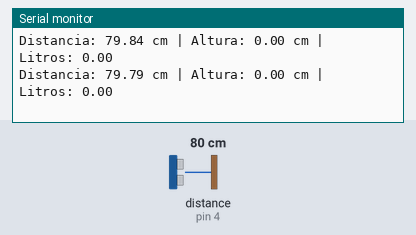
This sketch was run on a simulated Arduino Uno, built with avr-gcc and run on an emulated ATmega328P. Parts: the last lines printed to the serial monitor. Wiring (inferred from the names in the program): ultrasonic range finder: trigger pin 14; echo pin 4. The test bench sets the inputs (shaded band); at power-on: distance to the obstacle (sensor on pin 4) 80 cm. The echo pulse lasts 58.3 µs per cm.

Above: at 1.3 s.
1.4 s: distance to the obstacle (sensor on pin 4) set to 2 cm
At 1.9 s:
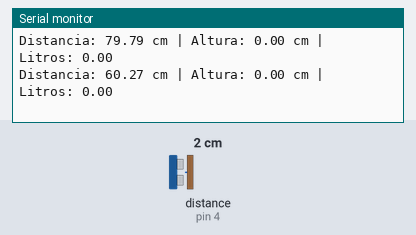
2.9 s: distance to the obstacle (sensor on pin 4) set to 4 cm
At 3.4 s:
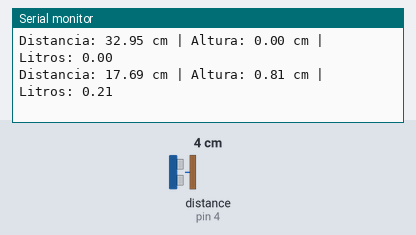
Timing chart, 0 to 5.9 s (numbered marks = the images above; inputs shaded):
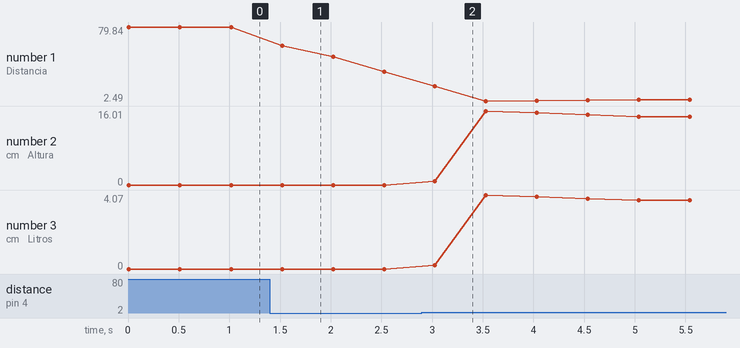

The sketch:

12.Ultrassonico_com_DivTensao.ino
```cpp
// ===== CONFIGURAÇÕES E VARIÁVEIS DO ULTRASSÔNICO =====
#define PIN_TRIG 14
#define PIN_ECHO 4

const unsigned long TIMEOUT_US = 30000UL; // 30ms
const float SOUND_CM_PER_US = 0.0343f;    // Velocidade do som (cm/us)
const int NUM_SAMPLES = 5;                // Amostras para média móvel

// Buffer da média móvel
float samples[NUM_SAMPLES];
int sampleIndex = 0;
bool samplesFilled = false;

// Variáveis calculadas
float distancia = 0.0f;
float altura_agua = 0.0f;
float litros = 0.0f;

// Medidas do tanque
float raio_cm = 9.0f;           // cm
float altura_tanque_cm = 18.5f; // cm

// =======================================================
//  Função clamp - impede valores negativos
// =======================================================
float clampFloorZero(float x)
{
  return (x < 0.0f) ? 0.0f : x;
}

// =======================================================
//  Mede distância com o JSN-SR04T
// =======================================================
float measureDistanceCm()
{
  digitalWrite(PIN_TRIG, LOW);
  delayMicroseconds(2);
  digitalWrite(PIN_TRIG, HIGH);
  delayMicroseconds(10);
  digitalWrite(PIN_TRIG, LOW);

  unsigned long duration = pulseIn(PIN_ECHO, HIGH, TIMEOUT_US);

  if (duration == 0)
  {
    return -1.0f; // timeout
  }

  return (duration * SOUND_CM_PER_US) / 2.0f;
}

// =======================================================
//  Faz média móvel da distância
// =======================================================
float getSmoothedDistance()
{
  float d = measureDistanceCm();

  if (d >= 0.0f)
  {
    samples[sampleIndex] = d;
    sampleIndex++;

    if (sampleIndex >= NUM_SAMPLES)
    {
      sampleIndex = 0;
      samplesFilled = true;
    }
  }
  else
  {
    if (!samplesFilled && sampleIndex == 0)
      return -1.0f;
  }

  int count = samplesFilled ? NUM_SAMPLES : sampleIndex;
  if (count == 0)
    return -1.0f;

  float sum = 0.0f;
  int valid = 0;

  for (int i = 0; i < count; ++i)
  {
    if (samples[i] > 0)
    {
      sum += samples[i];
      valid++;
    }
  }

  if (valid == 0)
    return -1.0f;

  return sum / float(valid);
}

// =======================================================
//  Atualiza distância, altura e litros (função principal)
// =======================================================
void updateVolume()
{
  float leituraNova = getSmoothedDistance();

  if (leituraNova >= 0.0f)
  {
    distancia = leituraNova;
  }
  else
  {
    Serial.println("Erro: timeout ultrassônico");
  }

  altura_agua = clampFloorZero(altura_tanque_cm - distancia);

  float volume_cm3 =
      3.14159f * raio_cm * raio_cm * altura_agua;

  litros = volume_cm3 / 1000.0f;
}

// =======================================================
//  SETUP
// =======================================================
void setup()
{
  Serial.begin(115200);

  pinMode(PIN_TRIG, OUTPUT);
  pinMode(PIN_ECHO, INPUT);
  digitalWrite(PIN_TRIG, LOW);

  Serial.println("Sensor ultrassonico iniciado!");
}

// =======================================================
//  LOOP
// =======================================================
void loop()
{
  updateVolume();

  Serial.print("Distancia: ");
  Serial.print(distancia);
  Serial.print(" cm | Altura: ");
  Serial.print(altura_agua);
  Serial.print(" cm | Litros: ");
  Serial.println(litros);

  delay(500);
}
```

Measured:
- after the input at 1.4 s, the serial monitor: prints a new line after 0.12 s (image 1)
- after the input at 2.9 s, the serial monitor: prints a new line after 0.13 s (image 2)
- plotted number 1: 79.79 → 32.95 after the input at 1.4 s, 32.95 → 3.69 after the input at 2.9 s
- plotted number 2: 0 → 14.81 after the input at 2.9 s
- plotted number 3: 0 → 3.77 after the input at 2.9 s
